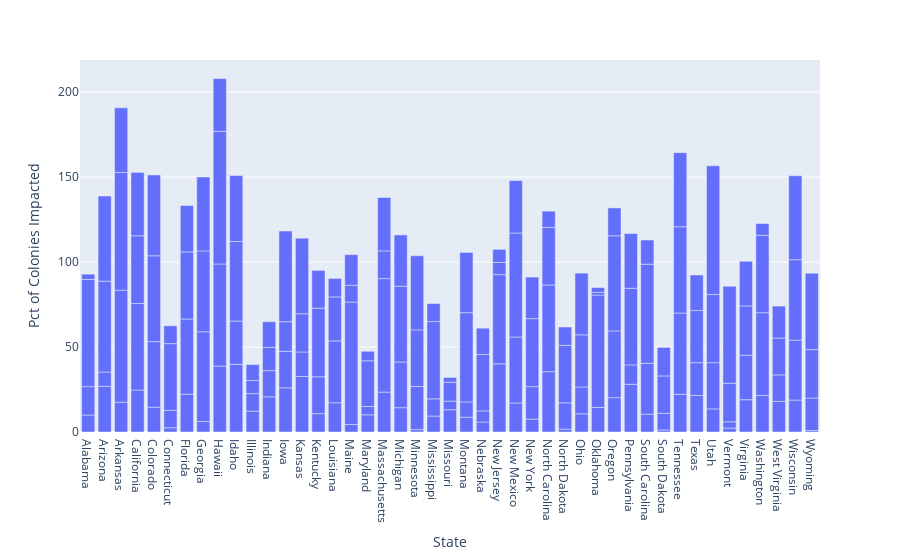

The notebook cell this image was saved under:
### Code cell
dff = bees.copy()
dff = dff[dff["Year"] == 2015]
dff = dff[dff["Affected by"] == "Varroa_mites"]
    
fig = px.bar(
    dff,
    x="State",
    y="Pct of Colonies Impacted"
#     labels={'Pct of Colonies Impacted': '% of Bee Colonies'},
#     hover_data=['State', 'Pct of Colonies Impacted'],
#     template="plotly_dark"
     )
fig.show()

### Figure 1 — Plotly figure (JSON) as saved in the notebook; plotly's stock layout.template omitted (floating-point values rounded to 4 significant figures; data arrays with more than 128 entries replaced by an {"elided": "..."} marker saying what was removed)
{"data": [{"alignmentgroup": "True", "hovertemplate": "State=%{x}<br>Pct of Colonies Impacted=%{y}<extra></extra>", "legendgroup": "", "marker": {"color": "#636efa"}, "name": "", "offsetgroup": "", "orientation": "v", "showlegend": false, "textposition": "auto", "type": "bar", "x": {"elided": "180 str values"}, "xaxis": "x", "y": {"elided": "180 float values"}, "yaxis": "y"}], "layout": {"barmode": "relative", "legend": {"tracegroupgap": 0}, "margin": {"t": 60}, "xaxis": {"anchor": "y", "domain": [0, 1], "title": {"text": "State"}}, "yaxis": {"anchor": "x", "domain": [0, 1], "title": {"text": "Pct of Colonies Impacted"}}}}
